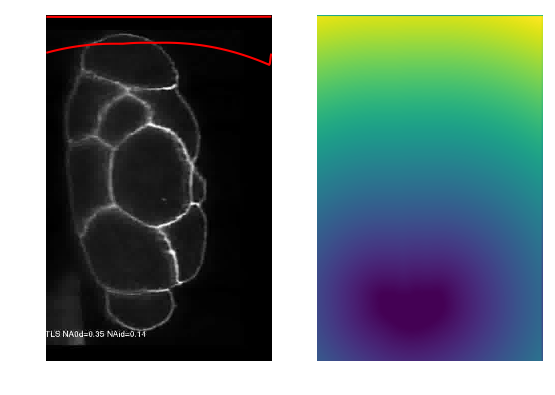
#> input picture src/python/levelset_end.png, 555 x 395 px
$ python -i edge.py   (imports and definitions only)
#> lines starting #> are read from the running program, lines starting #| are printed output that depends on the picture
#> further down, picture is the input picture: shape (395, 555, 3); mean B, G, R 121.4, 123.4, 107.3
import cv2
import numpy as np

"""
Edge detector
accepts a greyscale image
"""

# hedge increases the wiegit
def edge(img, hedge=1, vedge=1):
    # make a matrix of column matrix of (1,1). This matrix is applied as a kernel on the matrix of the photo
#> called with hedge = 1, vedge = 1
    kernelVertical = np.matrix('1  ;-1')
    # the kernel being applied on the image matrix. img-image on which kernel is to be applied
    verticalEdge = cv2.filter2D(img, -1, kernelVertical)
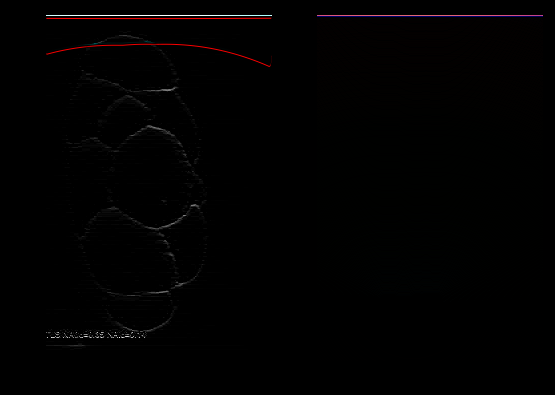
#> verticalEdge: shape (395, 555, 3); mean B, G, R 1, 1, 1.7
    kernelVertical1 = np.matrix('1  ; -1')
    verticalEdge1 = cv2.filter2D(img, -1, kernelVertical1)
    verticalEdgeFinal = cv2.add(verticalEdge, verticalEdge1);

    kernelHorizontal = np.matrix("1  -1")
    horizontalEdge = cv2.filter2D(img, -1, kernelHorizontal)
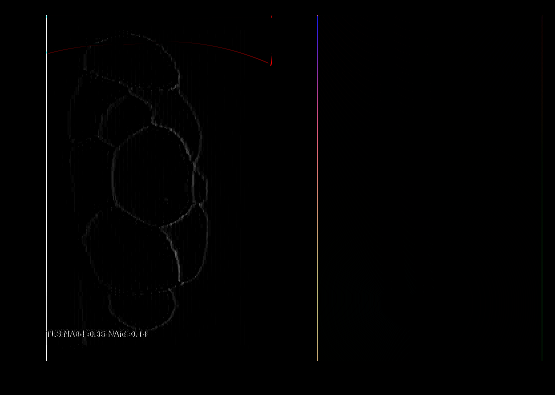
#> horizontalEdge: shape (395, 555, 3); mean B, G, R 1.1, 1.2, 1.3
    kernelHorizontal1 = np.matrix("-1 1")
    horizontalEdge1 = cv2.filter2D(img, -1, kernelHorizontal1)
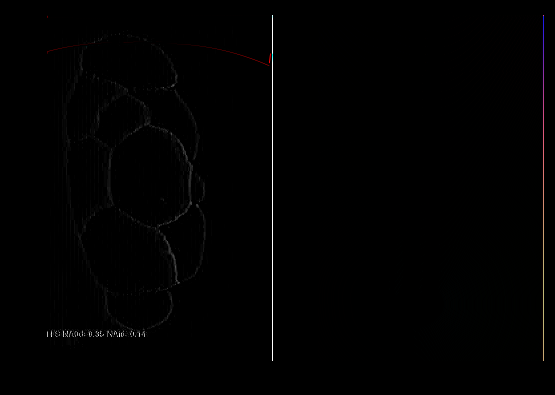
#> horizontalEdge1: shape (395, 555, 3); mean B, G, R 1.1, 1.2, 1.3
    horizontalEdgeFinal = cv2.add(horizontalEdge, horizontalEdge1)
    dst = (cv2.add((horizontalEdgeFinal) ^ hedge, (verticalEdgeFinal) * vedge))
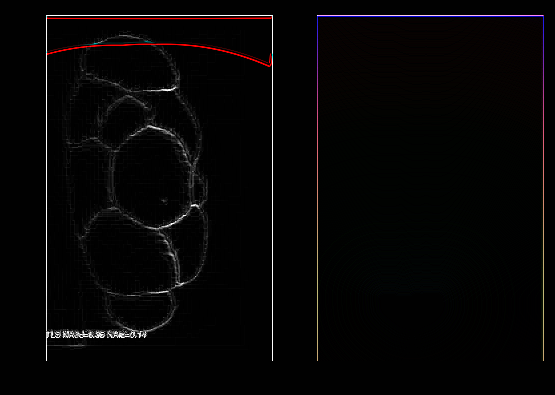
#> dst: shape (395, 555, 3); mean B, G, R 4.8, 4.8, 5.9
    return dst


def canny(image, sigma=0.33):
    # compute the median of the single channel pixel intensities
    v = np.median(image)
    # apply automatic Canny edge detection using the computed median
    lower = int(max(0, (1.0 - sigma) * v))
    upper = int(min(255, (1.0 + sigma) * v))
    edged = cv2.Canny(image, lower, upper)
    return edged

>>> import cv2
>>> picture = cv2.imread('levelset_end.png')
>>> result = edge(picture)
